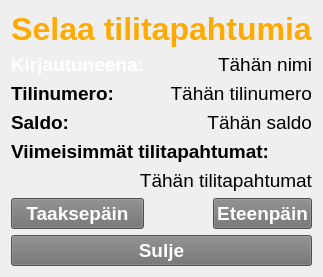
     <widget class="QWidget" name="transactionPage">
      <layout class="QVBoxLayout" name="verticalLayout_5">
       <item>
        <layout class="QGridLayout" name="trcGridLayout">
         <item row="1" column="1" colspan="2">
          <widget class="QLabel" name="trcNameLabel">
           <property name="font">
            <font>
             <pointsize>14</pointsize>
            </font>
           </property>
           <property name="text">
            <string>Tähän nimi</string>
           </property>
           <property name="alignment">
            <set>Qt::AlignRight|Qt::AlignTrailing|Qt::AlignVCenter</set>
           </property>
          </widget>
         </item>
         <item row="9" column="0" colspan="3">
          <widget class="QPushButton" name="trcCloseButton">
           <property name="sizePolicy">
            <sizepolicy hsizetype="Preferred" vsizetype="Preferred">
             <horstretch>0</horstretch>
             <verstretch>0</verstretch>
            </sizepolicy>
           </property>
           <property name="font">
            <font>
             <pointsize>14</pointsize>
             <weight>75</weight>
             <bold>true</bold>
            </font>
           </property>
           <property name="styleSheet">
            <string notr="true">background-color: rgb(112, 112, 112);
color: rgb(255, 255, 255);</string>
           </property>
           <property name="text">
            <string>Sulje</string>
           </property>
          </widget>
         </item>
         <item row="3" column="1" colspan="2">
          <widget class="QLabel" name="trcBalanceLabel">
           <property name="font">
            <font>
             <pointsize>14</pointsize>
            </font>
           </property>
           <property name="text">
            <string>Tähän saldo</string>
           </property>
           <property name="alignment">
            <set>Qt::AlignRight|Qt::AlignTrailing|Qt::AlignVCenter</set>
           </property>
          </widget>
         </item>
         <item row="2" column="1" colspan="2">
          <widget class="QLabel" name="trcAccountLabel">
           <property name="font">
            <font>
             <pointsize>14</pointsize>
            </font>
           </property>
           <property name="text">
            <string>Tähän tilinumero</string>
           </property>
           <property name="alignment">
            <set>Qt::AlignRight|Qt::AlignTrailing|Qt::AlignVCenter</set>
           </property>
          </widget>
         </item>
         <item row="1" column="0">
          <widget class="QLabel" name="trcHeaderLabel2">
           <property name="font">
            <font>
             <pointsize>14</pointsize>
             <weight>75</weight>
             <bold>true</bold>
            </font>
           </property>
           <property name="styleSheet">
            <string notr="true">color: rgb(255, 255, 255);</string>
           </property>
           <property name="text">
            <string>Kirjautuneena:</string>
           </property>
           <property name="alignment">
            <set>Qt::AlignLeading|Qt::AlignLeft|Qt::AlignVCenter</set>
           </property>
          </widget>
         </item>
         <item row="5" column="0" rowspan="3" colspan="3">
          <widget class="QLabel" name="trcTransactionsLabel">
           <property name="font">
            <font>
             <pointsize>14</pointsize>
            </font>
           </property>
           <property name="text">
            <string>Tähän tilitapahtumat</string>
           </property>
           <property name="alignment">
            <set>Qt::AlignRight|Qt::AlignTop|Qt::AlignTrailing</set>
           </property>
          </widget>
         </item>
         <item row="2" column="0">
          <widget class="QLabel" name="trcHeaderLabel3">
           <property name="font">
            <font>
             <pointsize>14</pointsize>
             <weight>75</weight>
             <bold>true</bold>
            </font>
           </property>
           <property name="text">
            <string>Tilinumero:</string>
           </property>
          </widget>
         </item>
         <item row="4" column="0" colspan="3">
          <widget class="QLabel" name="trcHeaderLabel5">
           <property name="font">
            <font>
             <pointsize>14</pointsize>
             <weight>75</weight>
             <bold>true</bold>
            </font>
           </property>
           <property name="text">
            <string>Viimeisimmät tilitapahtumat:</string>
           </property>
          </widget>
         </item>
         <item row="8" column="0">
          <widget class="QPushButton" name="trcPreviousButton">
           <property name="sizePolicy">
            <sizepolicy hsizetype="Preferred" vsizetype="Preferred">
             <horstretch>0</horstretch>
             <verstretch>0</verstretch>
            </sizepolicy>
           </property>
           <property name="font">
            <font>
             <pointsize>14</pointsize>
             <weight>75</weight>
             <bold>true</bold>
            </font>
           </property>
           <property name="styleSheet">
            <string notr="true">background-color: rgb(112, 112, 112);
color: rgb(255, 255, 255);</string>
           </property>
           <property name="text">
            <string>Taaksepäin</string>
           </property>
          </widget>
         </item>
         <item row="0" column="0" colspan="3">
          <widget class="QLabel" name="trcHeaderLabel">
           <property name="font">
            <font>
             <pointsize>24</pointsize>
             <weight>75</weight>
             <bold>true</bold>
            </font>
           </property>
           <property name="styleSheet">
            <string notr="true">color: rgb(255, 170, 0);</string>
           </property>
           <property name="text">
            <string>Selaa tilitapahtumia</string>
           </property>
           <property name="alignment">
            <set>Qt::AlignCenter</set>
           </property>
          </widget>
         </item>
         <item row="3" column="0">
          <widget class="QLabel" name="trcHeaderLabel4">
           <property name="font">
            <font>
             <pointsize>14</pointsize>
             <weight>75</weight>
             <bold>true</bold>
            </font>
           </property>
           <property name="text">
            <string>Saldo:</string>
           </property>
          </widget>
         </item>
         <item row="8" column="2">
          <widget class="QPushButton" name="trcNextButton">
           <property name="sizePolicy">
            <sizepolicy hsizetype="Preferred" vsizetype="Preferred">
             <horstretch>0</horstretch>
             <verstretch>0</verstretch>
            </sizepolicy>
           </property>
           <property name="font">
            <font>
             <pointsize>14</pointsize>
             <weight>75</weight>
             <bold>true</bold>
            </font>
           </property>
           <property name="styleSheet">
            <string notr="true">background-color: rgb(112, 112, 112);
color: rgb(255, 255, 255);</string>
           </property>
           <property name="text">
            <string>Eteenpäin</string>
           </property>
          </widget>
         </item>
        </layout>
       </item>
      </layout>
     </widget>
